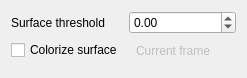
<?xml version="1.0" encoding="UTF-8"?>
<ui version="4.0">
 <class>VolumeOptions</class>
 <widget class="QWidget" name="VolumeOptions">
  <property name="geometry">
   <rect>
    <x>0</x>
    <y>0</y>
    <width>247</width>
    <height>78</height>
   </rect>
  </property>
  <property name="windowTitle">
   <string>Form</string>
  </property>
  <layout class="QFormLayout" name="formLayout">
   <item row="0" column="0">
    <widget class="QLabel" name="label">
     <property name="text">
      <string>Surface threshold</string>
     </property>
    </widget>
   </item>
   <item row="0" column="1">
    <widget class="QDoubleSpinBox" name="doubleSpinBoxSurfaceThreshold">
     <property name="minimum">
      <double>-100.0</double>
     </property>
     <property name="maximum">
      <double>100.0</double>
     </property>
     <property name="value">
      <double>0.000000000000000</double>
     </property>
     <property name="singleStep">
      <double>0.1</double>
     </property>
    </widget>
   </item>
   <item row="1" column="0">
    <widget class="QCheckBox" name="checkBoxColorizeSurface">
     <property name="text">
      <string>Colorize surface</string>
     </property>
    </widget>
   </item>
   <item row="1" column="1">
    <widget class="QToolButton" name="toolButtonColorizeSurfaceMenu">
     <property name="enabled">
      <bool>false</bool>
     </property>
     <property name="layoutDirection">
      <enum>Qt::LeftToRight</enum>
     </property>
     <property name="text">
      <string>Current frame</string>
     </property>
     <property name="popupMode">
      <enum>QToolButton::InstantPopup</enum>
     </property>
     <property name="toolButtonStyle">
      <enum>Qt::ToolButtonTextOnly</enum>
     </property>
     <property name="autoRaise">
      <bool>true</bool>
     </property>
    </widget>
   </item>
  </layout>
 </widget>
 <resources/>
 <connections/>
</ui>
